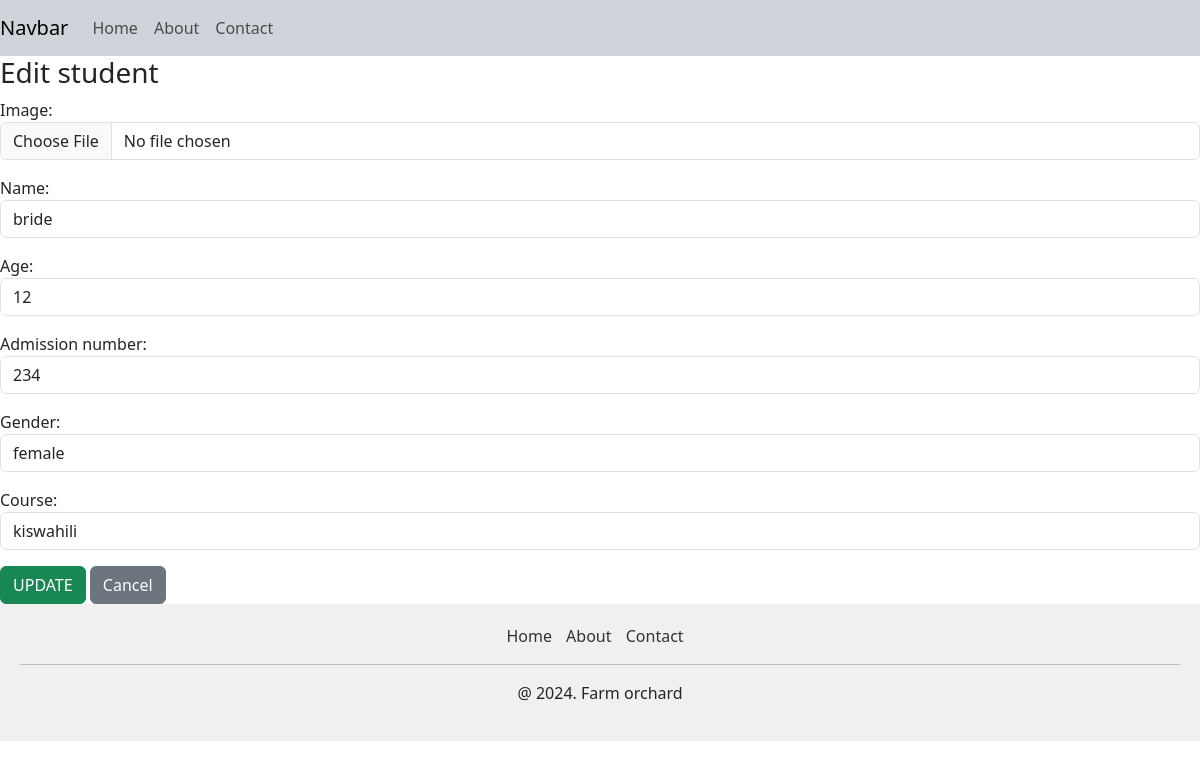
Page /application/edit/3/ on the committed database.
### application/models.py (models this page shows, shortened)
class Student(models.Model):
    image=models.ImageField(upload_to='student_images/', blank=True)
    name= models.CharField(max_length=50)
    age= models.IntegerField()
    admission_number = models.CharField(max_length=50, default="2345")
    gender = models.CharField(max_length=10, choices=[
            ('Male', 'Male'),
            ('Female', 'Female'),
        ]
    )
    course = models.CharField(max_length=50)

### application/views.py (the view)
# urls.py: path('edit/<int:id>/', views.edit, name='edit'),
def edit(request, id):
    student = get_object_or_404(Student, id=id)
    if request.method == 'POST':
        form=StudentForm(request.POST,request.FILES,instance=student)
        if form.is_valid():
            form.save()
            messages.success(request,'Successfully updated student details')
            return redirect('about')
        else:
            messages.error(request, 'Please check form details')
    else:
        form=StudentForm(instance=student)
    return render(request, 'edit.html', {'form':form,'student':student})

### application/forms.py
class StudentForm(forms.ModelForm):
    class Meta:
        model = Student
        fields = '__all__'
        widgets = {
            'name': forms.TextInput(attrs={'class': 'form-control', 'placeholder': 'Enter your Name'}),
            'age': forms.TextInput(attrs={'class': 'form-control', 'placeholder': 'Enter your Age'}),
            'admission_number': forms.TextInput(attrs={'class': 'form-control', 'placeholder': 'Enter your Admission Number'}),
            'gender': forms.TextInput(attrs={'class': 'form-control', 'placeholder': 'Enter your Gender'}),
            'course': forms.TextInput(attrs={'class': 'form-control', 'placeholder': 'Enter your Course'}),
            'image': forms.ClearableFileInput(attrs={
                'class': 'form-control',
                'accept': 'image/*',
                'title': 'Upload Image',})
        }

### application/templates/edit.html (shortened to what this page needs)
{% extends 'base.html' %}
{% block content %}
<h3>Edit student</h3>
<form action="" method="POST" enctype="multipart/form-data">
        {{ form.as_p }}
    <button class="btn btn-success" type="submit">UPDATE</button>
    <a href="" class="btn btn-secondary">Cancel</a>
</form>
{% endblock %}

### rows in the picture
Student: name "bride", age "12", admission_number "234", gender "female", course "kiswahili"
